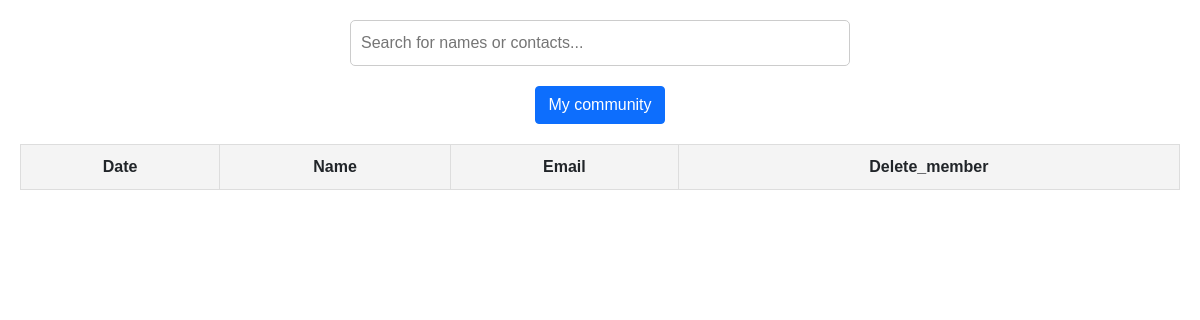
/view_member/2/, run on an earlier commit of the app's database.
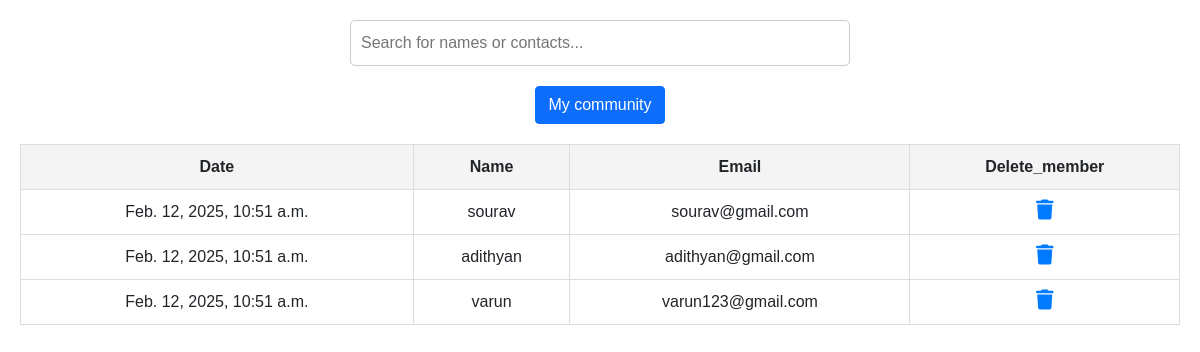
And on a later commit of the database.
### signapp/models.py (models this page shows)
class community_member(models.Model):
  community_id=models.ForeignKey(community_tab,on_delete=models.CASCADE)
  admin_id=models.ForeignKey(user_log,on_delete=models.CASCADE,related_name='admin_id')
  member_id=models.ForeignKey(user_log,on_delete=models.CASCADE,related_name='member_id')
  date = models.DateTimeField(auto_now_add=True)

class user_reg(models.Model):
  Name=models.CharField(max_length=100)
  Gender=models.CharField(max_length=50)
  Contact=models.CharField(max_length=15)
  userid=models.ForeignKey(user_log,on_delete=models.CASCADE)

class user_log(models.Model):
  Email=models.EmailField(unique=True)
  Password=models.CharField(max_length=100)
  usertype=models.IntegerField(default=0)

### signapp/views.py (the view)
# urls.py: path('view_member/<int:community_id>/',views.view_member,name="view_member"),
def view_member(request, community_id):
    comm = community_member.objects.filter(community_id=community_id).select_related('member_id')
    members = user_reg.objects.filter(userid__in=comm.values_list('member_id', flat=True))
    return render(request, 'view_members.html', {'comm': comm, 'members': members})

### signapp/templates/view_members.html (shortened to what this page needs)
{% load static %}
<!DOCTYPE html>
<html lang="en">
<head>
    <link rel="stylesheet" href="https://cdnjs.cloudflare.com/ajax/libs/font-awesome/6.4.0/css/all.min.css">
    <link href="{% static 'user/vendor/bootstrap/css/bootstrap.min.css' %}" rel="stylesheet">
</head>
<body>
    <div class="search-container">
        <input type="text" id="searchBar" onkeyup="searchTable()" placeholder="Search for names or contacts...">
    </div>
    <div>
        <a id="id" href="{% url 'view_community' %}" class="btn btn-primary">My community</a>
    </div>
    <table>
        <thead>
            <tr>
                <th>Date</th>
                <th>Name</th>
                <th>Email</th>
                <th>Delete_member</th>
            </tr>
        </thead>
        <tbody>
            {% for member in comm %}
            <tr>
                <td>{{ member.date }}</td>
                <td>
                    {% for reg in members %}
                        {% if reg.userid.id == member.member_id.id %}
                            {{ reg.Name }}
                        {% endif %}
                    {% endfor %}
                </td>
                <td>{{ member.member_id.Email }}</td>
                <td>
                    <a href="{% url 'delete_member' member.community_id.id member.id %}" onclick="return confirm('Are you sure you want to delete this member?');">
                        <i class="fa-solid fa-trash" style="color: #007BFF; font-size: 20px;"></i>
                      </a>
                </td>
            </tr>
            {% endfor %}
        </tbody>
    </table>
</body>
</html>

What changed in the data, as far as the page shows it:
added community_member: date "Feb. 12, 2025, 10:51 a.m.", member_id.Email "sourav@gmail.com"
now on this page (row unchanged): user_reg: Name "sourav", shown under "Feb. 12, 2025, 10:51 a.m."
added community_member: date "Feb. 12, 2025, 10:51 a.m.", member_id.Email "adithyan@gmail.com"
now on this page (row unchanged): user_reg: Name "adithyan", shown under "Feb. 12, 2025, 10:51 a.m."
added community_member: date "Feb. 12, 2025, 10:51 a.m.", member_id.Email "varun123@gmail.com"
now on this page (row unchanged): user_reg: Name "varun", shown under "Feb. 12, 2025, 10:51 a.m."
